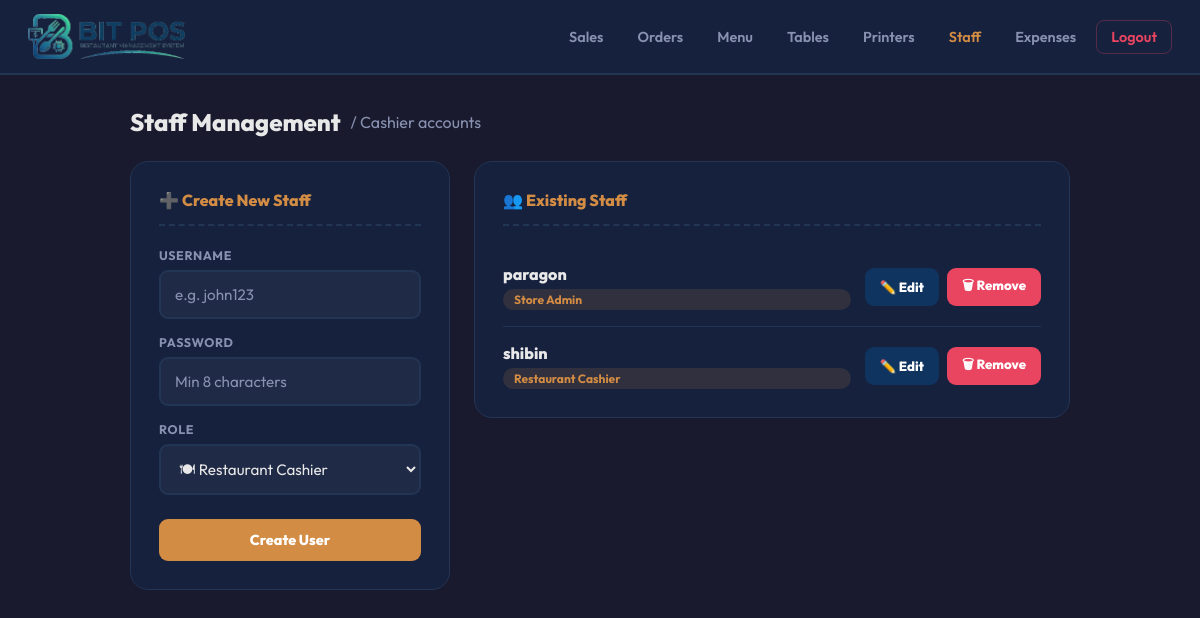
The app's page /users/ (signed in) with its own data.
### core/models.py (models this page shows, shortened)
class UserProfile(models.Model):
    user = models.OneToOneField(User, on_delete=models.CASCADE, related_name='profile')
    company = models.ForeignKey(Company, on_delete=models.CASCADE, null=True, blank=True)
    ROLE_CHOICES = (
        ('admin', 'Store Admin'),
        ('cashier_restaurant', 'Restaurant Cashier'),
        ('cashier_cafe', 'Cafe Cashier'),
    )
    role = models.CharField(max_length=30, choices=ROLE_CHOICES, default='cashier_restaurant')

### core/views.py (the view, shortened to what this page needs)
# urls.py: path('users/', views.manage_users, name='manage_users'),
@login_required(login_url='login_view')
def manage_users(request):
    if not hasattr(request.user, 'profile') or request.user.profile.role != 'admin':
        return HttpResponseForbidden("Access Denied: Only Store Admins can manage users.")
    company = request.user.profile.company
    profiles = UserProfile.objects.filter(company=company)
    return render(request, 'core/manage_users.html', {'profiles': profiles})

### core/templates/core/manage_users.html (shortened to what this page needs)
<!DOCTYPE html>
<html lang="en">
<head>
</head>
<body>
    <header>
        <a class="brand" href="/"><img src="/static/core/images/logo.png" alt="BITPOS" style="height: 45px; vertical-align: middle;"></a>
        <nav class="nav-links">
            <a href="/sales/">Sales</a>
            <a href="/orders/">Orders</a>
            <a href="/menu/">Menu</a>
            <a href="/tables/">Tables</a>
            <a href="/printers/">Printers</a>
            <a href="/users/" class="active">Staff</a>
            <a href="/expenses/">Expenses</a>
            <a href="/logout/" class="logout-link">Logout</a>
        </nav>
    </header>
    <div class="page">
        <div class="page-heading">
            Staff Management
            <span>/ Cashier accounts</span>
        </div>
        <div class="grid">
            <div class="card">
                <div class="card-title">➕ Create New Staff</div>
                <form method="POST">
                    <div class="form-group">
                        <label class="form-label">Username</label>
                        <input type="text" name="username" placeholder="e.g. john123" autocomplete="off" required>
                    </div>
                    <div class="form-group">
                        <label class="form-label">Password</label>
                        <input type="password" name="password" placeholder="Min 8 characters" required>
                    </div>
                    <div class="form-group">
                        <label class="form-label">Role</label>
                        <select name="role">
                            <option value="cashier_restaurant">🍽 Restaurant Cashier</option>
                        </select>
                    </div>
                    <button type="submit" class="btn btn-primary btn-full" style="margin-top:8px;">Create User</button>
                </form>
            </div>
            <div class="card">
                <div class="card-title">👥 Existing Staff</div>
                <div class="user-list">
                    {% for profile in profiles %}
                    <div class="user-row">
                        <div class="user-info">
                            <span class="user-name">{{ profile.user.username }}</span>
                            <span class="user-role-badge">{{ profile.get_role_display }}</span>
                        </div>
                        <div class="user-actions">
                            <button onclick="openEditModal('{{ profile.user.id }}', '{{ profile.user.username }}', '{{ profile.role }}')"
                                class="btn btn-accent btn-sm">✏️ Edit</button>
                            <button onclick="openDeleteModal('{{ profile.user.id }}', '{{ profile.user.username }}')"
                                class="btn btn-danger btn-sm">🗑 Remove</button>
                        </div>
                    </div>
                    {% empty %}
                    <div class="empty-state">
                        <div class="empty-icon">👤</div>
                        No staff members yet.<br>Create one using the form.
                    </div>
                    {% endfor %}
                </div>
            </div>
        </div>
    </div>
</body>
</html>

### core/templates/core/manage_users.html (style rules this page uses)
:root { --bg: #1A1A2E; --card: #16213E; --primary: #D38C44; --accent: #0F3460; --text: #E8E8E8; --muted: #8892B0; --border: #233554; --danger: #E94560; }
*, *::before, *::after { margin: 0; padding: 0; box-sizing: border-box; }
body { font-family: 'Outfit', sans-serif; background: var(--bg); color: var(--text); min-height: 100vh; }
header { background: var(--card); padding: 14px 28px; display: flex; justify-content: space-between; align-items: center; border-bottom: 2px solid var(--border); flex-wrap: wrap; gap: 12px; position: sticky; top: 0; z-index: 50; }
.brand { font-weight: 800; font-size: 1.4rem; color: var(--primary); letter-spacing: 1px; text-decoration: none; }
.nav-links { display: flex; flex-wrap: wrap; gap: 6px; align-items: center; }
.nav-links a { color: var(--muted); text-decoration: none; font-weight: 600; padding: 7px 14px; border-radius: 8px; transition: 0.2s; font-size: 0.9rem; white-space: nowrap; }
.nav-links .active { color: var(--primary); }
.nav-links .logout-link { color: var(--danger); border: 1.5px solid rgba(233,69,96,0.3); }
.page { max-width: 980px; margin: 0 auto; padding: 32px 20px 64px; }
.page-heading { font-size: 1.5rem; font-weight: 800; color: var(--text); margin-bottom: 24px; display: flex; align-items: center; gap: 10px; flex-wrap: wrap; }
.page-heading span { color: var(--muted); font-weight: 400; font-size: 1rem; }
.grid { display: grid; grid-template-columns: 320px 1fr; gap: 24px; align-items: flex-start; }
.card { background: var(--card); border-radius: 18px; padding: 28px; border: 1px solid var(--border); }
.card-title { color: var(--primary); font-size: 1rem; font-weight: 800; margin-bottom: 22px; padding-bottom: 14px; border-bottom: 2px dashed var(--border); }
.form-group { margin-bottom: 16px; }
.form-label { display: block; font-size: 0.78rem; color: var(--muted); font-weight: 700; margin-bottom: 7px; text-transform: uppercase; letter-spacing: 0.6px; }
input, select { width: 100%; padding: 13px 14px; border-radius: 9px; border: 2px solid var(--border); background: rgba(255,255,255,0.04); color: var(--text); font-family: 'Outfit', sans-serif; font-size: 0.95rem; transition: border-color 0.2s, box-shadow 0.2s; }
input::placeholder { color: var(--muted); }
select option { background: var(--card); }
.btn { display: inline-flex; align-items: center; justify-content: center; gap: 6px; padding: 12px 20px; border: none; border-radius: 9px; font-family: 'Outfit', sans-serif; font-weight: 800; font-size: 0.9rem; cursor: pointer; transition: all 0.2s; white-space: nowrap; }
.btn-full { width: 100%; }
.btn-primary { background: var(--primary); color: white; }
.btn-accent { background: var(--accent); color: white; }
.btn-danger { background: var(--danger); color: white; }
.btn-sm { padding: 8px 15px; font-size: 0.83rem; }
.user-list { display: flex; flex-direction: column; }
.user-row { display: flex; align-items: center; justify-content: space-between; gap: 14px; padding: 16px 0; border-bottom: 1px solid var(--border); flex-wrap: wrap; }
.user-row:last-child { border-bottom: none; padding-bottom: 0; }
.user-info { display: flex; flex-direction: column; gap: 5px; flex: 1; min-width: 130px; }
.user-name { font-weight: 800; font-size: 1rem; color: var(--text); }
.user-role-badge { display: inline-block; font-size: 0.75rem; font-weight: 700; color: var(--primary); background: rgba(211,140,68,0.14); padding: 3px 11px; border-radius: 20px; }
.user-actions { display: flex; gap: 8px; flex-shrink: 0; }

### records on screen
UserProfile: user.username "paragon", role "Store Admin"
UserProfile: user.username "shibin", role "Restaurant Cashier"
